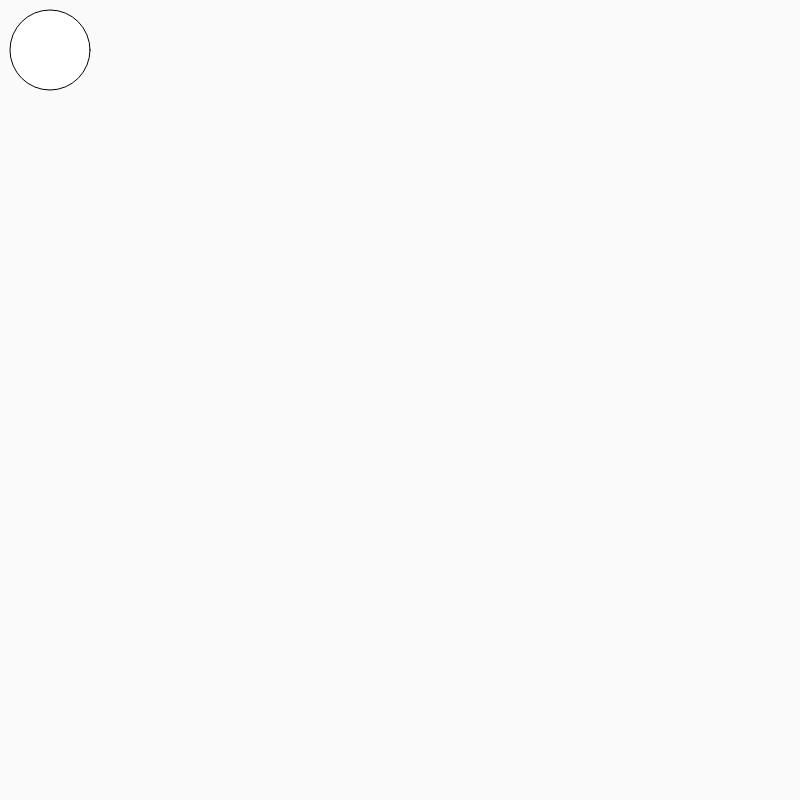
Frame 1 (no input)
Frame 60 (no input): identical to frame 1, image omitted
Frame 120 (the mouse pressed at the canvas centre since frame 60): identical to frame 1, image omitted

The p5.js sketch that drew this single still picture (run headless with seeded random() and noise() and a simulated clock; from frame 60 on, the mouse is pressed at the canvas centre):

// p5.js sketch
// ── sketch.js
function setup() {
  createCanvas(800, 800);
}

function draw() {
  background(250);
  ellipse(50, 50, 80, 80);
}

// ── style.css
h3{
  font-family: 'VT323', monospace;
  color: black;
  font-weight: 150;
  font-stretch: ultra-expanded;
/*  text-shadow:
   -1px -1px 0 #000,
    1px -1px 0 #000,
    -1px 1px 0 #000,
     1px 1px 0 #000;*/
}

h1{
font-family: sans-serif;
font-weight: 700;
font-size: 50px;
}

// ── untitled.html
<!DOCTYPE html>
<html lang="en">
<head>
  <meta charset="UTF-8">
  <meta name="viewport" content="width=device-width, initial-scale=1.0">
  <title>Document</title>
  <link rel="preconnect" href="https://fonts.googleapis.com">
<link rel="preconnect" href="https://fonts.gstatic.com" crossorigin>
<link href="https://fonts.googleapis.com/css2?family=VT323&display=swap" rel="stylesheet">
<link rel="stylesheet" href="style.css">
</head>
<body>


  <h3>Try this headline</h3>
  <h1>On Some Text </h1>

</body>
</html>
